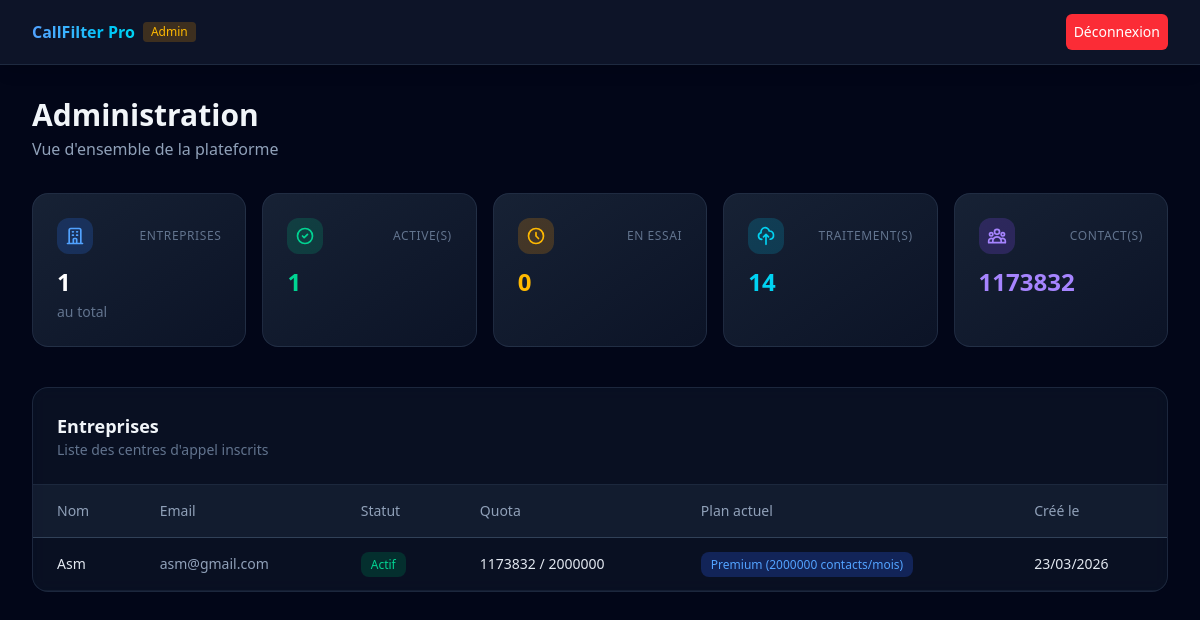
The page /dashboard/admin/ (signed in) on the database as committed earlier.
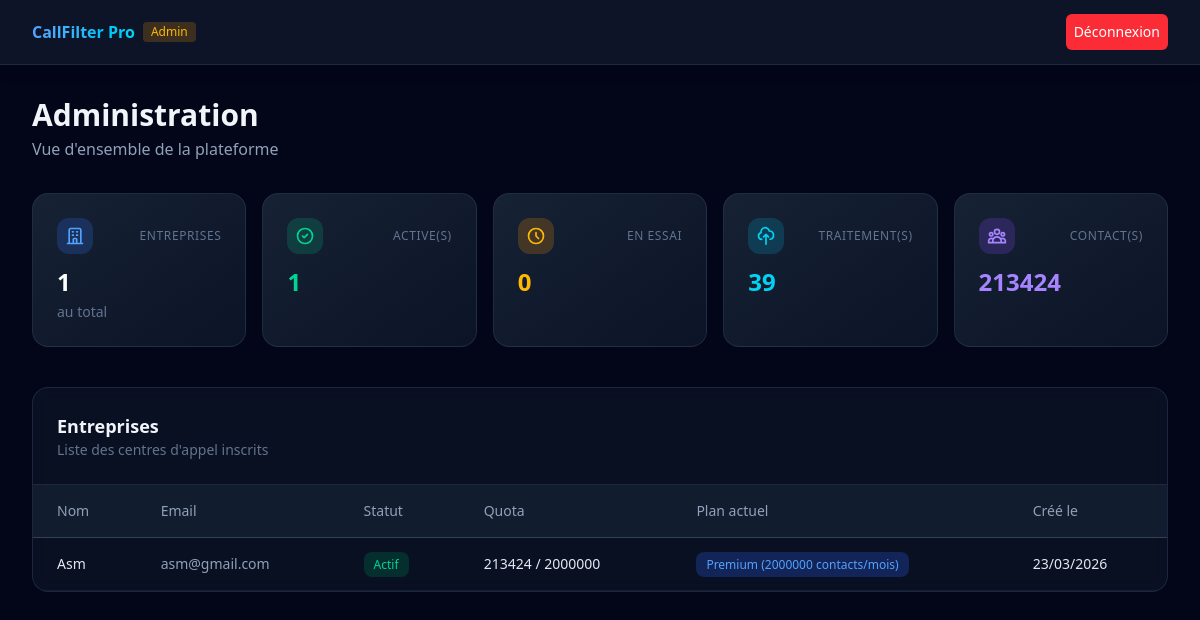
The same page on the database as committed later.
### apps/companies/models.py (models this page shows, shortened)
class Company(models.Model):
    SUBSCRIPTION_CHOICES = [
        ('trial', 'Essai'),
        ('active', 'Actif'),
        ('expired', 'Expiré'),
        ('suspended', 'Suspendu'),
    ]
    name = models.CharField('Nom', max_length=255)
    user = models.OneToOneField(
        settings.AUTH_USER_MODEL,
        on_delete=models.CASCADE,
        related_name='company'
    )
    subscription_status = models.CharField(
        'Statut abonnement',
        max_length=20,
        choices=SUBSCRIPTION_CHOICES,
        default='trial'
    )
    current_plan = models.ForeignKey(
        'billing.Plan',
        on_delete=models.SET_NULL,
        null=True,
        blank=True,
        related_name='companies'
    )
    monthly_quota = models.IntegerField('Quota mensuel', default=500)
    contacts_used_this_month = models.IntegerField('Contacts utilisés ce mois', default=0)
    quota_reset_at = models.DateField('Prochain renouvellement', null=True, blank=True)
    created_at = models.DateTimeField(auto_now_add=True)
    logo = models.ImageField('Logo', upload_to='company_logos/', null=True, blank=True)
    class Meta:
        verbose_name = 'Entreprise'
        verbose_name_plural = 'Entreprises'

### apps/accounts/models.py (models this page shows, shortened)
class User(AbstractUser):
    username = None
    email = models.EmailField('email', unique=True)
    is_company = models.BooleanField('Entreprise', default=False)
    is_admin = models.BooleanField('Admin plateforme', default=False)
    USERNAME_FIELD = 'email'
    REQUIRED_FIELDS = []
    objects = UserManager()
    class Meta:
        verbose_name = 'Utilisateur'
        verbose_name_plural = 'Utilisateurs'

### apps/billing/models.py (models this page shows)
class Plan(models.Model):
    name = models.CharField('Nom', max_length=100)
    price = models.DecimalField('Prix mensuel (MAD)', max_digits=10, decimal_places=2, default=0)
    monthly_quota = models.IntegerField('Quota mensuel (contacts)', default=500)
    features = models.JSONField('Fonctionnalités', default=list, blank=True)
    stripe_price_id = models.CharField('Stripe Price ID', max_length=255, blank=True)
    is_active = models.BooleanField('Actif', default=True)
    class Meta:
        verbose_name = 'Plan'
        verbose_name_plural = 'Plans'
    def __str__(self):
        return f'{self.name} ({self.monthly_quota} contacts/mois)'

### apps/dashboard/views.py (the view)
# urls.py: path('admin/', views.admin_dashboard, name='admin_dashboard'),
@login_required
@admin_required
def admin_dashboard(request):
    companies = Company.objects.select_related('user', 'current_plan').order_by('-created_at')
    total_uploads = UploadedFile.objects.count()
    total_contacts = sum(c.contacts_used_this_month for c in Company.objects.all())
    active_companies = companies.filter(subscription_status='active').count()
    trial_companies = companies.filter(subscription_status='trial').count()
    context = {
        'companies': companies,
        'total_uploads': total_uploads,
        'total_contacts': total_contacts,
        'companies_count': companies.count(),
        'active_companies': active_companies,
        'trial_companies': trial_companies,
    }
    return render(request, 'dashboard/admin_dashboard.html', context)

### templates/dashboard/admin_dashboard.html (shortened to what the changed rows need)
{% extends "base.html" %}
{% block content %}
<div class="max-w-7xl mx-auto px-4 sm:px-6 lg:px-8 py-8">
    <div class="mb-8">
        <h1 class="text-2xl md:text-3xl font-bold text-slate-100">Administration</h1>
    </div>
    <div class="grid grid-cols-1 sm:grid-cols-2 lg:grid-cols-5 gap-4 mb-10">
        <div class="rounded-2xl border border-slate-700/50 bg-gradient-to-br from-slate-800/80 to-slate-900/80 p-6 backdrop-blur-sm hover:border-cyan-500/30 transition-all">
            <div class="flex items-center justify-between mb-3">
                <span class="p-2 rounded-xl bg-cyan-500/20"></span>
                <span class="text-xs text-slate-500 uppercase tracking-wider">Traitement(s)</span>
            </div>
            <p class="text-2xl font-bold text-cyan-400">{{ total_uploads }}</p>
        </div>
        <div class="rounded-2xl border border-slate-700/50 bg-gradient-to-br from-slate-800/80 to-slate-900/80 p-6 backdrop-blur-sm hover:border-violet-500/30 transition-all">
            <div class="flex items-center justify-between mb-3">
                <span class="p-2 rounded-xl bg-violet-500/20"></span>
                <span class="text-xs text-slate-500 uppercase tracking-wider">Contact(s)</span>
            </div>
            <p class="text-2xl font-bold text-violet-400">{{ total_contacts }}</p>
        </div>
    </div>
    <div class="rounded-2xl border border-slate-700/50 bg-slate-800/30 backdrop-blur-sm overflow-hidden">
        <div class="p-6 border-b border-slate-700/50">
            <h2 class="text-lg font-semibold text-slate-100">Entreprises</h2>
        </div>
        <div class="overflow-x-auto">
            <table class="w-full text-sm">
                <thead>
                    <tr class="text-slate-400 border-b border-slate-700 bg-slate-800/50">
                        <th class="text-left py-4 px-6 font-medium">Nom</th>
                        <th class="text-left py-4 px-6 font-medium">Email</th>
                        <th class="text-left py-4 px-6 font-medium">Statut</th>
                        <th class="text-left py-4 px-6 font-medium">Quota</th>
                        <th class="text-left py-4 px-6 font-medium">Plan actuel</th>
                        <th class="text-left py-4 px-6 font-medium">Créé le</th>
                    </tr>
                </thead>
                <tbody>
                    {% for c in companies %}
                    <tr class="border-b border-slate-700/30 hover:bg-slate-700/20">
                        <td class="py-4 px-6 text-slate-200 font-medium">
                            <a href="{% url 'dashboard:company_detail' company_id=c.id %}" class="cursor-pointer hover:text-blue-300">
                                {{ c.name }}
                            </a>
                        </td>
                        <td class="py-4 px-6 text-slate-400">{{ c.user.email }}</td>
                        <td class="py-4 px-6">
                            <span class="px-2.5 py-1 rounded-lg text-xs font-medium {% if c.subscription_status == 'active' %}bg-emerald-900/50 text-emerald-400{% elif c.subscription_status == 'trial' %}bg-amber-900/50 text-amber-400{% elif c.subscription_status == 'expired' %}bg-red-900/50 text-red-400{% else %}bg-slate-700 text-slate-200{% endif %}">{{ c.get_subscription_status_display }}</span>
                        </td>
                        <td class="py-4 px-6 text-slate-200">{{ c.contacts_used_this_month }} / {{ c.monthly_quota }}</td>
                        <td class="py-4 px-6">
                            <span class="px-2.5 py-1 rounded-lg text-xs font-medium bg-blue-900/50 text-blue-400">
                                {{ c.current_plan }}
                            </span>
                        </td>
                        <td class="py-4 px-6 text-slate-200">{{ c.created_at|date:"d/m/Y" }}</td>
                    </tr>
                    {% empty %}
                    <tr><td colspan="5" class="py-16 text-center text-slate-500">Aucune entreprise</td></tr>
                    {% endfor %}
                </tbody>
            </table>
        </div>
    </div>
</div>
{% endblock %}

Rows that differ between the two databases and show on the page:
changed Company "Asm": contacts_used_this_month "1173832" → "213424"
Other text that changed with them:
{{ total_uploads }}: "14" → "39"
{{ total_contacts }}: "1173832" → "213424"
